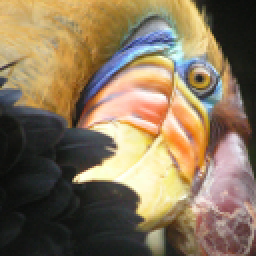
#> input picture EX7 -Unsupervised Learning & Image Compression with K-Mean and PCA/bird_small.png, 128 x 128 px (shown 2 times larger)
$ python ex7.py
#> lines starting #> are read from the running program, lines starting #| are printed output that depends on the picture
#> (reads EX7 -Unsupervised Learning & Image Compression with K-Mean and PCA/ex7data2.mat from the repository)
### EX7 -Unsupervised Learning & Image Compression with K-Mean and PCA/ClosestCentroid.py
import numpy as np

#.....Finds Closest Centroid to each Example of X.....
def ClosestCentroid(X,centroids):
    id_X=[]

    for i in range(len(X)):
        costs=np.sum(pow((X[i]-centroids),2),axis=1)  # if axis is not set, it will take default axis=None, which sums the whole dataset
        id_X.append(costs.argmin()+1)   # argmin() returns the position of array according to the axis which it is set
    return id_X

### EX7 -Unsupervised Learning & Image Compression with K-Mean and PCA/ComputeCentroid.py
import numpy as np

#.....Finds New Centroids with X assigned to each existing centroids by ClosestCentroid.py().....
def ComputeCentroid(X,id_X,k):
#> called with X = array of shape (300, 2), k = 3
    new_centroids = np.zeros((k,np.size(X,1)))
    aug_X = np.hstack((np.array(id_X)[:,None],X))
    for i in range(1,k+1):
        new_centroids[i-1] = np.mean(X[aug_X[:,0] == i], axis=0)

    return new_centroids


# Same as above but more premitive code
"""
new_centroids = np.zeros((k,np.size(X,1)))
for i in range(1,k+1):
    sum=np.zeros([1,2])
    count=0
    for j in range(len(X)):
        if id_X[j]==i:
            count+=1
            sum=sum+X[j]
    new_centroids[i-1]=(sum/count)
return new_centroids
"""

### EX7 -Unsupervised Learning & Image Compression with K-Mean and PCA/runKMeans.py
import numpy as np
import matplotlib.pyplot as plt

from ClosestCentroid import ClosestCentroid
from ComputeCentroid import ComputeCentroid

#.....K-Mean Algorithm.....
    #K-Mean run in two steps- Cluster Assignment and Moving Centroid
def runKMeans(X,centroids,max_iters,show_plot):
    k=centroids.shape[0]
    previous_centroids=centroids

    for _ in range(max_iters):
        id_X = ClosestCentroid(X,centroids)                               # CLUSTER ASSIGNMENT

        if show_plot==1:
            plt.plot(X[:,0],X[:,1],'go')
            plt.plot(centroids[:,0],centroids[:,1],'rx')
            plt.plot(previous_centroids[:,0],previous_centroids[:,1],'bx')
            plt.show()

        previous_centroids=centroids
        centroids = ComputeCentroid(X,id_X,k)                             # MOVING CENTROIDS
    return id_X,centroids

### EX7 -Unsupervised Learning & Image Compression with K-Mean and PCA/Random_Init.py
import numpy as np

#.....Random Initialization of Centroids.....
def Random_Init(X,k):
    return X[np.random.choice(X.shape[0], k)]

### EX7 -Unsupervised Learning & Image Compression with K-Mean and PCA/ex7.py
import numpy as np
import scipy.io as scio
import matplotlib.pyplot as plt

from ClosestCentroid import ClosestCentroid
from ComputeCentroid import ComputeCentroid
from runKMeans import runKMeans
from Random_Init import Random_Init

#.....Loading Data.....
data=scio.loadmat('ex7data2.mat')
X=data['X']
k=3  # No:of centroids.....CHANGE ME!

#.....Checking ClosestCentroid().....
example_centroids=np.array([[3,3],[6,2],[8,5]])
id_X=ClosestCentroid(X,example_centroids)
print("\nCentroids of First 3 examples : ",id_X[:3])

#.....Checking ComputeCentroid().....
new_centroids=ComputeCentroid(X,id_X,k)
print("New Centroids : \n",new_centroids)

#.....Plotting Dataset.....
print("\nVisializing Data.......")
plt.plot(X[:,0],X[:,1],'go')
plt.show()
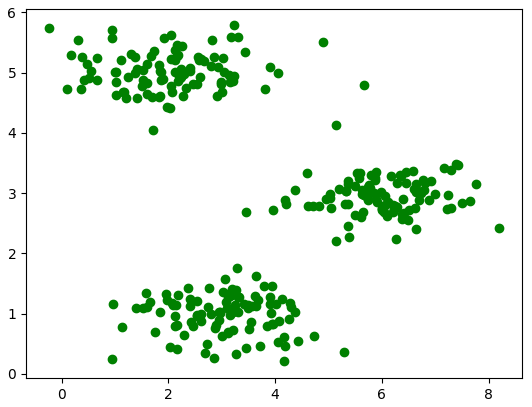
#> figure drawn by matplotlib, 1 panel

#....K-Mean.....
print("\nRunnng K-means.......")
initial_centroids=np.array([[3,3],[6,2],[8,5]])
max_iters=5
id_X,centroids=runKMeans(X,initial_centroids,max_iters,show_plot=1)

#.....Image Compression with K-Means.....
print("\nRunning K-Mean on Pixels.........")
A = plt.imread('bird_small.png')            # you can also load bird_small.mat into A
#> A is the input picture: shape (128, 128, 3) float32; mean R, G, B 0.531, 0.46, 0.358
original_shape = np.shape(A)
#> original_shape = (128, 128, 3)
plt.imshow(A)
plt.title('Original Image')
plt.show()

#.....Random Initialization.....
X = A.reshape(A.shape[0]*A.shape[1],3)      # reshape A to get RGB values of each pixels     [(128*128) x 3]
k=16             # No: of Centroids.....CHANGE ME!
max_iters=10
initial_centroids = Random_Init(X,k)
#> initial_centroids = 16 rows, first 8: [0.682, 0.482, 0.204], [0.984, 0.992, 0.796], [0.839, 0.788, 0.824], [0.525, 0.6, 0.875], [0.286, 0.259, 0.216], [0.098, 0.106, 0.0745], [0.212, 0.224, 0.208], [0.565, 0.408, 0.388]

#.....Compressing Pixels with K-Mean.....
id_X,centroids = runKMeans(X,initial_centroids,max_iters,show_plot=0)
#> in runKMeans (call 2), `previous_centroids=centroids`: previous_centroids has the same summary as initial_centroids outside runKMeans
#> id_X = 16384 values, max 16 at index 96, min 1 at index 48, mean 8.73; centroids = 16 rows, first 8: [0.766, 0.548, 0.254], [0.975, 0.943, 0.813], [0.784, 0.742, 0.747], [0.466, 0.564, 0.754], [0.373, 0.356, 0.385], [0.115, 0.124, 0.115], [0.33, 0.268, 0.233], [0.557, 0.465, 0.41]
id_X=[x-1 for x in id_X]                    # 1 is subtracted from every element of id_X because it starts from 1 and will not take element at position 0
#> id_X = 16384 values, max 15 at index 96, min 0 at index 48, mean 7.73
A_reduced = centroids[id_X,:]
A_reduced = A_reduced.reshape(original_shape)
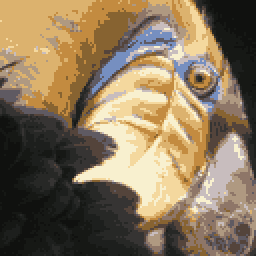
#> A_reduced: shape (128, 128, 3) float64 (shown 2 times larger); mean of channels 0, 1, 2 0.531, 0.46, 0.358; drawn as R, G, B


f, (ax1, ax2) = plt.subplots(2, sharex=True, sharey=True)
ax1.imshow(A)
ax2.imshow(A_reduced)
plt.title('Compressed Image')
plt.show()
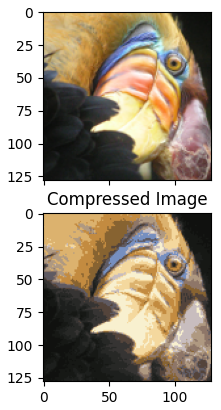
#> figure drawn by matplotlib, 2 panels

#NOTE: Elbow Method can be used to Select Optimum no: of Centroids
